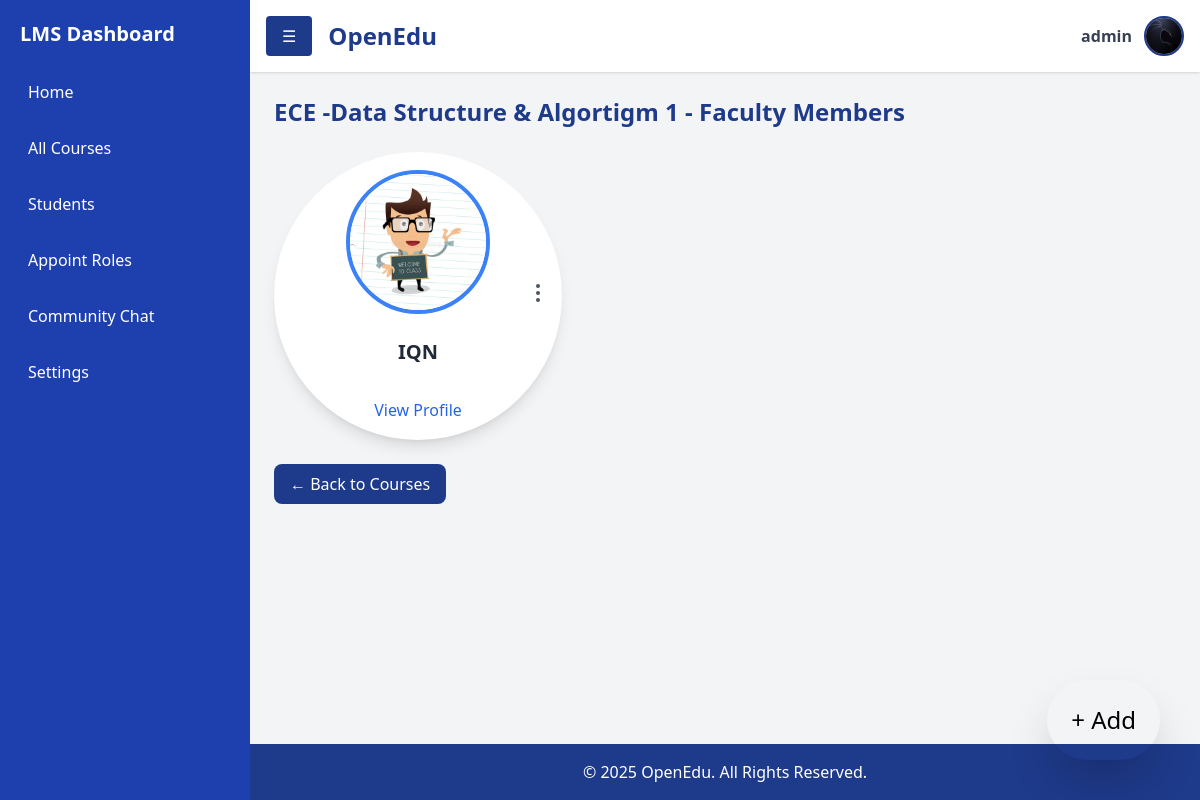
Screenshot of /lms/department=7/course=3 (signed in) with the database file from the repository.
### accounts/models.py (models this page shows, shortened)
class User(AbstractUser):
    contact = models.CharField(max_length=15, blank=True, null=True)
    profilepicture = models.ImageField(upload_to='images/profilepictures', blank=True, null=True,default='images/profilepictures/rafid1.jpg')
    role=models.TextField(default='user')
    course=models.IntegerField(default=-1)
    department=models.IntegerField(default=-1)
    groups = models.ManyToManyField(
        'auth.Group',
        related_name='custom_user_set',
        blank=True
    )
    user_permissions = models.ManyToManyField(
        'auth.Permission',
        related_name='custom_user_permissions_set',
        blank=True
    )

### lms/models.py (models this page shows, shortened)
class Department(models.Model):
    id = models.AutoField(primary_key=True)  # Automatically generates a primary key
    name = models.CharField(max_length=255, unique=True)  # Unique name field
    image = models.ImageField(upload_to='images/department/', null=True,default='images/department/default.jpg')
    description=models.TextField(max_length=255,default="The Department fosters innovative research and interdisciplinary collaboration, focusing on conceptual exploration and advanced academic problem-solving techniques.")

class Course(models.Model):
    id = models.AutoField(primary_key=True)  # Automatically generates a primary key
    course_code = models.CharField(max_length=6, unique=True)  # Unique course code
    course_name = models.CharField(max_length=50)  # Course name
    course_description = models.TextField(
        default="This course provides a comprehensive overview of essential topics, methodologies, and concepts. Further details will be provided."
    )  # Description of the course
    department = models.ForeignKey('Department', related_name='courses', on_delete=models.CASCADE)  # Foreign key to Department
    image = models.ImageField(upload_to='images/course/', null=True, default='images/course/default.jpg')  # Course image

class Faculty(models.Model):
    name = models.CharField(max_length=100)
    course = models.ForeignKey('Course', related_name='Faculty', on_delete=models.CASCADE, null=True, blank=True)
    image = models.ImageField(upload_to='images/faculty/', null=True,default='images/faculty/default.jpg')
    position = models.CharField(max_length=100)

### lms/views.py (the view)
# urls.py: path('department=<int:dept_id>/course=<int:course_id>', course_facs, name='course_facs'),
@login_required
def course_facs(request, dept_id, course_id):
    department = Department.objects.get(id=dept_id)
    course = Course.objects.get(id=course_id)
    faculties = Faculty.objects.filter(course=course)
    showFacultyModal=(request.user.role=='master')or(request.user.department==department.id)or(request.user.course==course.id)
    showUpdateFacultyModal=(request.user.role=='master')or(request.user.department==department.id)or(request.user.course==course.id)
    showAddButton=(request.user.role=='master')or(request.user.department==department.id)or(request.user.course==course.id)
    context = {'department': department, 'faculties': faculties,'course':course,
               'showFacultyModal':showFacultyModal,'showUpdateFacultyModal':showUpdateFacultyModal,'showAddButton':showAddButton}
    return render(request, 'lms/faculty.html', context)

### lms/templates/lms/faculty.html (shortened to what this page needs)
{% extends 'dashboard.html' %} {% load static %} {% block content %}
<div class="p-6 flex-grow">
  <h2 class="text-2xl font-bold text-blue-900 mb-6">
    {{ department.name }} -{{ course.course_name }} - Faculty Members
  </h2>
  {% if faculties %}
  <div
    class="grid grid-cols-1 sm:grid-cols-2 md:grid-cols-3 lg:grid-cols-4 gap-8"
  >
    {% for faculty in faculties %}
    <div
      class="relative flex flex-col items-center justify-center bg-white p-8 rounded-full shadow-lg transform transition-transform hover:scale-105 cursor-pointer w-72 h-72"
    >
      {%if showUpdateFacultyModal %}
      <div class="absolute top-1/2 right-3 transform -translate-y-1/2 dropdown">
        <button
          class="text-gray-600 hover:text-gray-800 focus:outline-none"
          onclick="toggleMenu('menu-videos-{{ faculty.id }}')"
        >
        </button>
      </div>
      {%endif%}
      <a
        href="{% url 'fac_lecs' department.id course.id faculty.id %}"
        class="flex flex-col items-center justify-center"
      >
        <img
          src="{{ faculty.image.url }}"
          alt="{{ faculty.name }}"
          class="w-36 h-36 object-cover rounded-full mb-6 border-4 border-blue-500"
        />
        <h3 class="text-xl font-semibold text-gray-800 mb-2 text-center">
          {{ faculty.name }}
        </h3>
      </a>
      <a href="#" class="mt-4 text-blue-600 hover:underline text-center"
        >View Profile</a
      >
    </div>
    {% endfor %}
  </div>
  {% else %}
  <p class="text-gray-500">No faculty members found in this Course.</p>
  {% endif %}
  <a
    href="{% url 'departments' %}"
    class="mt-6 inline-block bg-blue-900 text-white px-4 py-2 rounded-lg hover:bg-blue-700"
  >
    ← Back to Courses
  </a>
</div>
{% endblock %}

### home/templates/inc/header.html (shortened to what this page needs)
<header class="bg-white shadow p-4 flex justify-between items-center relative">
  <div class="flex items-center space-x-4">
    <button
      onclick="toggleSidebar()"
      class="bg-blue-900 text-white px-4 py-2 rounded"
    >
      ☰
    </button>
    <h1 class="text-2xl font-bold text-blue-900">OpenEdu</h1>
  </div>
  <div class="flex items-center space-x-3 relative">
    <span class="text-gray-700 font-semibold">
      {{ request.user.username }}
    </span>
    <a
      href="javascript:void(0);"
      onclick="toggleDropdownProfile()"
      class="w-10 h-10"
    >
      <img
        src="{{ request.user.profilepicture.url }}"
        alt="Profile"
        class="w-10 h-10 rounded-full border-2 border-blue-900"
      />
    </a>
  </div>
</header>

### rows the page displays
User: user.username "admin", user.profilepicture (picture)
Department: name "ECE"
Course: course_name "Data Structure & Algortigm 1"
Faculty: image (placeholder picture), name "IQN"
